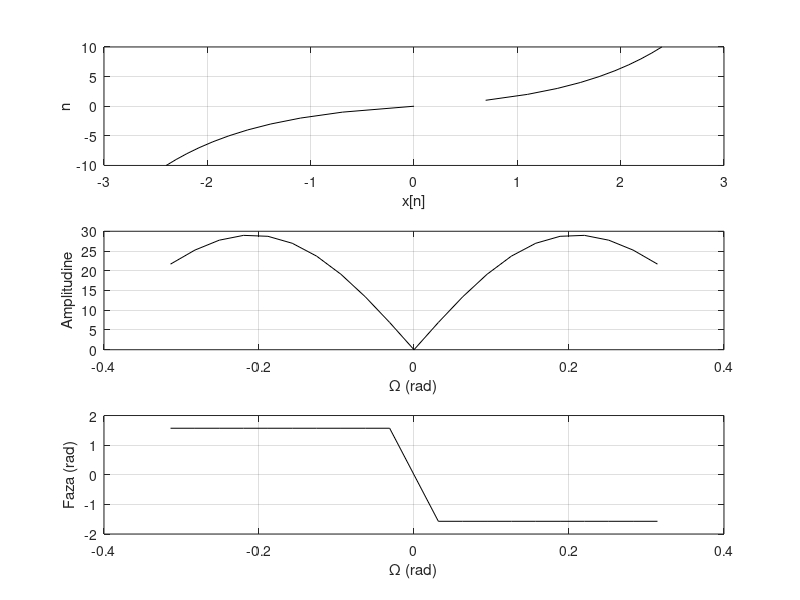

This chart was generated by the following MATLAB code:
clear
clc

n1=-10:1:0;
n2=1:1:10;

xn1 = -log(-n1+1);   % semnalul x1[n]
xn2 = log(n2+1);     % semnalul x2[n]
%omega=2pi/T
T=20;
Omega = linspace(-1/T,1/T,21)*2*pi;  %vectorul 'Omega' necesar calcului transformatei Fourier în timp discret
TFTD = sum(xn1*exp(-1i*n1'*Omega),1)+sum(xn2*exp(-1i*n2'*Omega),1);  %transformata fourier în timp discret

% Grafic
figure(1)

subplot(311)
plot(xn1,n1,'-k',xn2,n2,'-k')
xlabel('x[n]')
ylabel('n')
grid on

subplot(312)
plot(Omega,abs(TFTD),'-k')
xlabel('\Omega (rad)')
ylabel('Amplitudine')
grid on

subplot(313)
plot(Omega,angle(TFTD),'-k')
xlabel('\Omega (rad)')
ylabel('Faza (rad)')
grid on